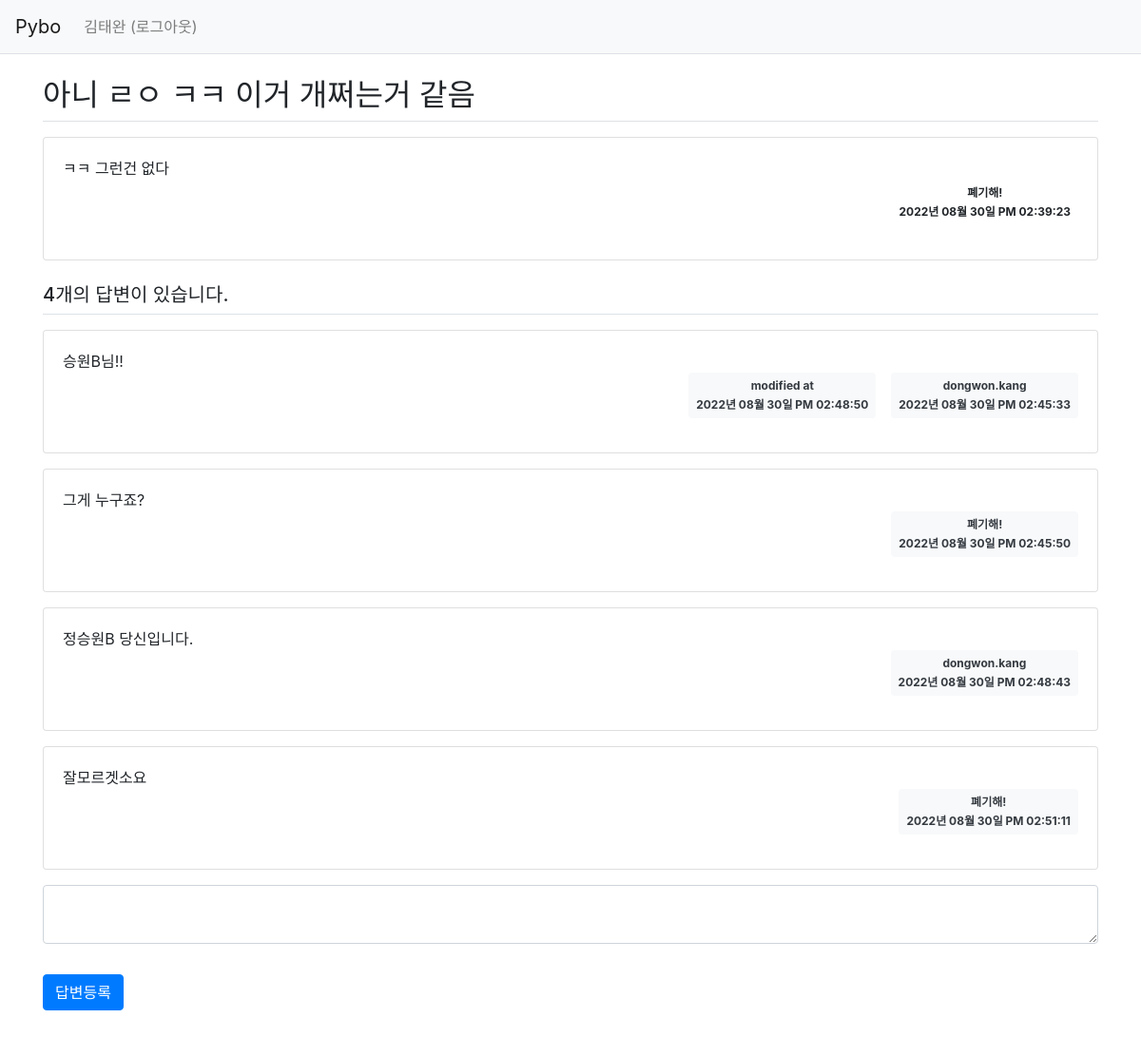
Page /question/detail/11/ (signed in) on the committed database.
### pybo/models.py (models this page shows)
class User(db.Model):
    id = db.Column(db.Integer, primary_key=True)
    username = db.Column(db.String(150), unique=True, nullable=False)
    password = db.Column(db.String(200), nullable=False)
    email = db.Column(db.String(120), unique=True, nullable=False)
    usernick = db.Column(db.String(20), nullable=True)
    create_date = db.Column(db.DateTime(), nullable=False)
    userprofile = db.Column(db.Text(), nullable=True)

class Question(db.Model):
    id = db.Column(db.Integer, primary_key = True)
    subject = db.Column(db.String(200), nullable=False)
    content = db.Column(db.Text(), nullable=False)
    create_date = db.Column(db.DateTime(), nullable=False)
    user_id = db.Column(db.Integer, db.ForeignKey('user.id', ondelete='CASCADE'), nullable=False)
    user = db.relationship('User', backref=db.backref('question_set'))
    modify_date = db.Column(db.DateTime(), nullable=True)

class Answer(db.Model):
    id = db.Column(db.Integer, primary_key = True)
    question_id = db.Column(db.Integer, db.ForeignKey('question.id', ondelete='CASCADE'))
    question = db.relationship('Question', backref=db.backref('answer_set',))
    content = db.Column(db.Text(), nullable=False)
    create_date = db.Column(db.DateTime(), nullable=False)
    user_id = db.Column(db.Integer, db.ForeignKey('user.id', ondelete='CASCADE'), nullable=False)
    user = db.relationship('User', backref=db.backref('answer_set'))
    modify_date = db.Column(db.DateTime(), nullable=True)

### pybo/views/question_views.py (the view)
@bp.route('/detail/<int:question_id>/')
def detail(question_id):
    form = AnswerForm()
    question = Question.query.get_or_404(question_id)
    return render_template('question/question_detail.html', question=question, form=form)

### pybo/forms.py
class AnswerForm(FlaskForm):
    content = TextAreaField('내용', validators=[DataRequired('내용은 필수 입력입력 항목입니다.')])

### pybo/filter.py (called while the page is built)
def format_datetime(value, fmt='%Y년 %m월 %d일 %p %I:%M:%S'):
    return value.strftime(fmt)

### pybo/views/auth_views.py (called while the page is built)
@bp.before_app_request
def load_logged_in_user():
    user_id = session.get('user_id')
    if user_id is None:
        g.user = None
    else:
        g.user = User.query.get(user_id)

### pybo/templates/question/question_detail.html (shortened to what this page needs)
{% extends 'base.html' %}
{% block content %}
<link rel="stylesheet" href="{{url_for('static', filename='bootstrap.min.css')}}">
<div class="container my-3">
    <h2 class="border-bottom py-2">{{question.subject}}</h2>
    <div class="card my-3">
        <div class="card-body">
            <div class="card-text" style="white-space: pre-line;">{{question.content}}</div>
            <div class="d-flex justify-content-end">
                <div class="badge badge-lite p-2 text-start">
                    <div class="mb-2">{{ question.user.usernick }}</div>
                    <div>{{ question.create_date|datetime }}</div>
                </div>
            </div>
        </div>
    </div>
    <h5 class="border-bottom my-3 py-2">{{ question.answer_set|length }}개의 답변이 있습니다.</h5>
    {% for answer in question.answer_set %}
    <div class="card my-3">
        <div class="card-body">
            <div class="card-text" style="white-space: pre-line;">{{answer.content}}</div>
            <div class="d-flex justify-content-end">
                {% if answer.modify_date %}
                <div class="badge bg-light text-dark p-2 text-start mx-3">
                    <div class="mb-2">modified at</div>
                    <div>{{ answer.modify_date|datetime }}</div>
                </div>
                {% endif %}
                <div class="badge bg-light text-dark p-2 text-start">
                  <div class="mb-2">{{ answer.user.usernick }}</div>
                  <div>{{ answer.create_date|datetime }}</div>
                </div>
            </div>
        </div>
    </div>
    {% endfor %}
    <form action="{{url_for('answer.create', question_id=question.id) }}" method="post" class="my-3">
        <div class="form-group">
            <textarea {% if not g.user %}disabled{% endif %} name="content" id="content" class="form-control" row="10"></textarea>
        </div>
        <input type="submit" value="답변등록" class="btn btn-primary my-3">
    </form>
</div>
{% endblock %}

### pybo/templates/navbar.html (shortened to what this page needs)
<nav class="navbar navbar-expand-lg navbar-light bg-light border-bottom">
    <a class="navbar-brand" href="{{ url_for('main.index') }}">Pybo</a>
    <div class="collapse navbar-collapse flex-grow-0" id="navbarNav">
        {% if g.user %}
        <ul class="navbar-nav">
            <li class="nav-item ">
                <a class="nav-link" href="{{ url_for('auth.logout') }}">{{ g.user.username }} (로그아웃)</a>
            </li>
        </ul>
        {% endif %}
    </div>
</nav>

### pybo/static/style.css (style rules this page uses)
textarea { width:100% }
input[type=submit] { margin-top : 10px }

### rows in the picture
User: user.username "김태완"
Question: subject "아니 ㄹㅇ ㅋㅋ 이거 개쩌는거 같음", content "ㅋㅋ 그런건 없다", create_date "2022년 08월 30일 PM 02:39:23"
User: user.usernick "폐기해!"
Answer: content "승원B님!!", modify_date "2022년 08월 30일 PM 02:48:50", user.usernick "dongwon.kang", create_date "2022년 08월 30일 PM 02:45:33"
Answer: content "그게 누구죠?", user.usernick "폐기해!", create_date "2022년 08월 30일 PM 02:45:50"
Answer: content "정승원B 당신입니다.", user.usernick "dongwon.kang", create_date "2022년 08월 30일 PM 02:48:43"
Answer: content "잘모르겟소요", user.usernick "폐기해!", create_date "2022년 08월 30일 PM 02:51:11"

### other values in the picture
{{ question.answer_set|length }} "4"
